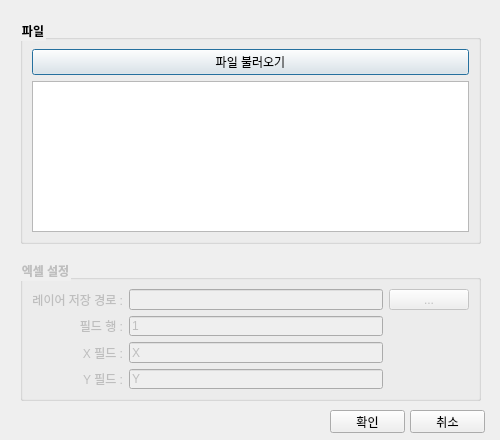
<?xml version="1.0" encoding="UTF-8"?>
<ui version="4.0">
 <class>add_layer_multi_dialog_base</class>
 <widget class="QDialog" name="add_layer_multi_dialog_base">
  <property name="geometry">
   <rect>
    <x>0</x>
    <y>0</y>
    <width>500</width>
    <height>440</height>
   </rect>
  </property>
  <property name="minimumSize">
   <size>
    <width>500</width>
    <height>440</height>
   </size>
  </property>
  <property name="maximumSize">
   <size>
    <width>500</width>
    <height>440</height>
   </size>
  </property>
  <property name="windowTitle">
   <string>다중 레이어 추가</string>
  </property>
  <property name="styleSheet">
   <string notr="true">QGroupBox { font-weight:bold; }</string>
  </property>
  <widget class="QGroupBox" name="groupBox">
   <property name="geometry">
    <rect>
     <x>20</x>
     <y>20</y>
     <width>461</width>
     <height>224</height>
    </rect>
   </property>
   <property name="title">
    <string>파일</string>
   </property>
   <layout class="QVBoxLayout" name="verticalLayout">
    <item>
     <widget class="QPushButton" name="pushButton_OpenFiles">
      <property name="text">
       <string>파일 불러오기</string>
      </property>
     </widget>
    </item>
    <item>
     <widget class="QListView" name="listView_Files">
      <property name="selectionMode">
       <enum>QAbstractItemView::NoSelection</enum>
      </property>
     </widget>
    </item>
   </layout>
  </widget>
  <widget class="QGroupBox" name="groupBox_ExcelSettings">
   <property name="enabled">
    <bool>false</bool>
   </property>
   <property name="geometry">
    <rect>
     <x>20</x>
     <y>260</y>
     <width>461</width>
     <height>141</height>
    </rect>
   </property>
   <property name="title">
    <string>엑셀 설정</string>
   </property>
   <layout class="QGridLayout" name="gridLayout">
    <item row="0" column="0">
     <widget class="QLabel" name="label_4">
      <property name="sizePolicy">
       <sizepolicy hsizetype="Preferred" vsizetype="Expanding">
        <horstretch>0</horstretch>
        <verstretch>0</verstretch>
       </sizepolicy>
      </property>
      <property name="text">
       <string>레이어 저장 경로 :</string>
      </property>
      <property name="alignment">
       <set>Qt::AlignRight|Qt::AlignTrailing|Qt::AlignVCenter</set>
      </property>
     </widget>
    </item>
    <item row="0" column="1">
     <widget class="QLineEdit" name="lineEdit_SavePath">
      <property name="sizePolicy">
       <sizepolicy hsizetype="Expanding" vsizetype="Fixed">
        <horstretch>0</horstretch>
        <verstretch>0</verstretch>
       </sizepolicy>
      </property>
      <property name="text">
       <string/>
      </property>
     </widget>
    </item>
    <item row="1" column="0">
     <widget class="QLabel" name="label">
      <property name="sizePolicy">
       <sizepolicy hsizetype="Preferred" vsizetype="Expanding">
        <horstretch>0</horstretch>
        <verstretch>0</verstretch>
       </sizepolicy>
      </property>
      <property name="text">
       <string>필드 행 :</string>
      </property>
      <property name="alignment">
       <set>Qt::AlignRight|Qt::AlignTrailing|Qt::AlignVCenter</set>
      </property>
     </widget>
    </item>
    <item row="3" column="0">
     <widget class="QLabel" name="label_3">
      <property name="sizePolicy">
       <sizepolicy hsizetype="Preferred" vsizetype="Expanding">
        <horstretch>0</horstretch>
        <verstretch>0</verstretch>
       </sizepolicy>
      </property>
      <property name="text">
       <string>Y 필드 :</string>
      </property>
      <property name="alignment">
       <set>Qt::AlignRight|Qt::AlignTrailing|Qt::AlignVCenter</set>
      </property>
     </widget>
    </item>
    <item row="2" column="1">
     <widget class="QLineEdit" name="lineEdit_XField">
      <property name="text">
       <string>X</string>
      </property>
     </widget>
    </item>
    <item row="2" column="0">
     <widget class="QLabel" name="label_2">
      <property name="sizePolicy">
       <sizepolicy hsizetype="Preferred" vsizetype="Expanding">
        <horstretch>0</horstretch>
        <verstretch>0</verstretch>
       </sizepolicy>
      </property>
      <property name="text">
       <string>X 필드 :</string>
      </property>
      <property name="alignment">
       <set>Qt::AlignRight|Qt::AlignTrailing|Qt::AlignVCenter</set>
      </property>
     </widget>
    </item>
    <item row="3" column="1">
     <widget class="QLineEdit" name="lineEdit_YField">
      <property name="text">
       <string>Y</string>
      </property>
     </widget>
    </item>
    <item row="0" column="2">
     <widget class="QPushButton" name="pushButton_SetSavePath">
      <property name="text">
       <string>...</string>
      </property>
     </widget>
    </item>
    <item row="1" column="1">
     <widget class="QLineEdit" name="lineEdit_FieldRowIndex">
      <property name="sizePolicy">
       <sizepolicy hsizetype="Expanding" vsizetype="Fixed">
        <horstretch>0</horstretch>
        <verstretch>0</verstretch>
       </sizepolicy>
      </property>
      <property name="text">
       <string>1</string>
      </property>
     </widget>
    </item>
   </layout>
  </widget>
  <widget class="QPushButton" name="pushButton_OK">
   <property name="geometry">
    <rect>
     <x>330</x>
     <y>410</y>
     <width>75</width>
     <height>23</height>
    </rect>
   </property>
   <property name="text">
    <string>확인</string>
   </property>
  </widget>
  <widget class="QPushButton" name="pushButton_Cancel">
   <property name="geometry">
    <rect>
     <x>410</x>
     <y>410</y>
     <width>75</width>
     <height>23</height>
    </rect>
   </property>
   <property name="text">
    <string>취소</string>
   </property>
  </widget>
 </widget>
 <resources/>
 <connections/>
</ui>
